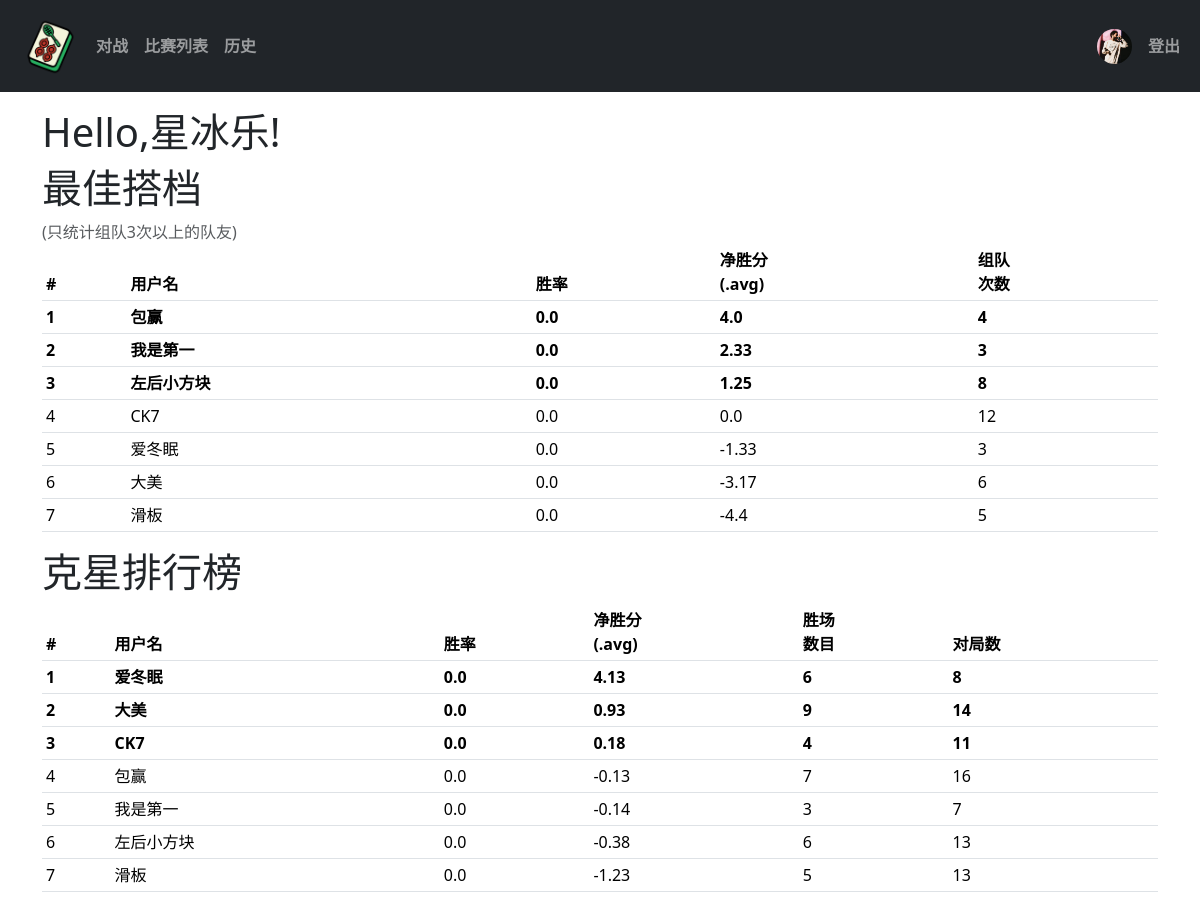
Screenshot of /index (signed in) with the database file from the repository.
### app/models.py (models this page shows, shortened)
class Users(UserMixin, db.Model):
    id = db.Column(db.Integer, unique=True, primary_key=True)
    username = db.Column(db.String(80),  nullable=False)
    gender = db.Column(db.Enum(Gender), nullable=False)
    password = db.Column(db.String(256), nullable=False)
    avatar = db.Column(db.String(120))  # 存储头像文件名

### app/route.py (the view)
@app.route("/")
@app.route("/index")
@login_required
def hello_world():
    gps = find_good_partner(current_user.id)
    print(gps)
    bos = find_best_opponent(current_user.id)
    print(bos)
    return render_template('index.html',gps=list(gps),bos=list(bos))

### app/models.py (called while the page is built)
@login.user_loader
def load_user(user_id):
    return Users.query.filter_by(id=user_id).first()

### app/templates/index.html
{% extends "base.html" %}
{% block app_content %}
<H1>Hello,{{current_user.username}}!</H1>
<h1>最佳搭档</h1>
<p class="text-muted mb-0">(只统计组队3次以上的队友)</p>
<table class="table table-sm">
    <thead>
        <tr>
        <th scope="col">#</th>
        <th scope="col">用户名</th>
        <th scope="col">胜率</th>
        <th scope="col">净胜分</br>(.avg)</th>
        <th scope="col">组队</br>次数</th>
        </tr>
    </thead>
    <tbody>
        {% for item in gps%}
            <tr class="
            {% if loop.index == 1 %} fw-bold{% endif %}
            {% if loop.index == 2 %} fw-bold{% endif %}
            {% if loop.index == 3 %} fw-bold{% endif %}
            ">
                <td scope="row">{{loop.index}}</td>
                <td>{{item.username}}</td>
                <td>{{item.win_rate}}</td>
                <td>{{item.avg_net_score}}</td>
                <td>{{item.total_matches_with_me}}</td>
            </tr>
        {% endfor %}
    </tbody>
</table>
<h1>克星排行榜</h1>
<table class="table table-sm">
    <thead>
        <tr>
        <th scope="col">#</th>
        <th scope="col">用户名</th>
        <th scope="col">胜率</th>
        <th scope="col">净胜分</br>(.avg)</th>
        <th scope="col">胜场</br>数目</th>
        <th scope="col">对局数</th>
        </tr>
    </thead>
    <tbody>
        {% for item in bos%}
            <tr class="
            {% if loop.index == 1 %} fw-bold{% endif %}
            {% if loop.index == 2 %} fw-bold{% endif %}
            {% if loop.index == 3 %} fw-bold{% endif %}
            ">
                <td scope="row">{{loop.index}}</th>
                <td>{{item.username}}</td>
                <td>{{item.win_rate}}</td>
                <td>{{item.avg_net_score}}</td>
                <td>{{item.wins_against_me}}</td>
                <td>{{item.total_matches_against_me}}</td>
            </tr>
        {% endfor %}
    </tbody>
</table>
{% endblock%}

### app/templates/navbar.html (shortened to what this page needs)
<nav class="navbar navbar-expand-sm navbar-dark bg-dark">
  <div class="container-fluid">
    <div class="d-flex justify-content-between w-100">
      <div class="d-flex align-items-center">
        <ul class="navbar-nav flex-row align-items-center">
          <li class="nav-item">
            <a class="nav-link" href="{{url_for('hello_world')}}">
              <img src="{{ url_for('static', filename='images/111.png') }}" alt="" width="60" height="60">
            </a>
          </li>
          <li class="nav-item">
            <a class="nav-link fw-bold" href="{{url_for('gamemenu')}}">对战</a>
          </li>
          <li class="nav-item">
            <a class="nav-link fw-bold" href="{{url_for('gamelist')}}">比赛列表</a>
          </li>
          <li class="nav-item">
            <a class="nav-link fw-bold" href="{{url_for('history')}}">历史</a>
          </li>
        </ul>
      </div>
      <div class="d-flex align-items-center">
          <ul class="navbar-nav flex-row">
            {% if not current_user.is_authenticated %}
              <li class="nav-item">
                <a class="nav-link fw-bold" href="{{url_for('login')}}">登录</a>
              </li>
              {% else %}
              <li class="nav-item align-self-center">
                <a class="nav-link align-self-center align-middle" href="#">
                  <img src="{{ url_for('static', filename='uploads/avatars/' + current_user.avatar) }}"
                  width="35" height="35"
                  class="avatar rounded-circle "
                  alt="用户头像">
                </a>
              </li>
              <li class="nav-item align-self-center">
                <a class="nav-link fw-bold" href="{{url_for('logout')}}">登出</a>
              </li>
              {% endif %}
          </ul>
      </div>
    </div>
  </div>
</nav>

### rows the page displays
Users: avatar (picture), username "星冰乐"
Users: username "爱冬眠", win_rate "0.0", avg_net_score "4.13", wins_against_me "6", total_matches_against_me "8"

### other values shown
{{ item.username }} "包赢" "我是第一" "左后小方块" "CK7" "爱冬眠" "大美" "滑板"
{{ item.win_rate }} "0.0" "0.0" "0.0" "0.0" "0.0" "0.0" "0.0"
{{ item.avg_net_score }} "4.0" "2.33" "1.25" "0.0" "-1.33" "-3.17" "-4.4"
{{ item.total_matches_with_me }} "4" "3" "8" "12" "3" "6" "5"
{{ item.username }} "大美" "CK7" "包赢" "我是第一" "左后小方块" "滑板"
{{ item.win_rate }} "0.0" "0.0" "0.0" "0.0" "0.0" "0.0"
{{ item.avg_net_score }} "0.93" "0.18" "-0.13" "-0.14" "-0.38" "-1.23"
{{ item.wins_against_me }} "9" "4" "7" "3" "6" "5"
{{ item.total_matches_against_me }} "14" "11" "16" "7" "13" "13"
